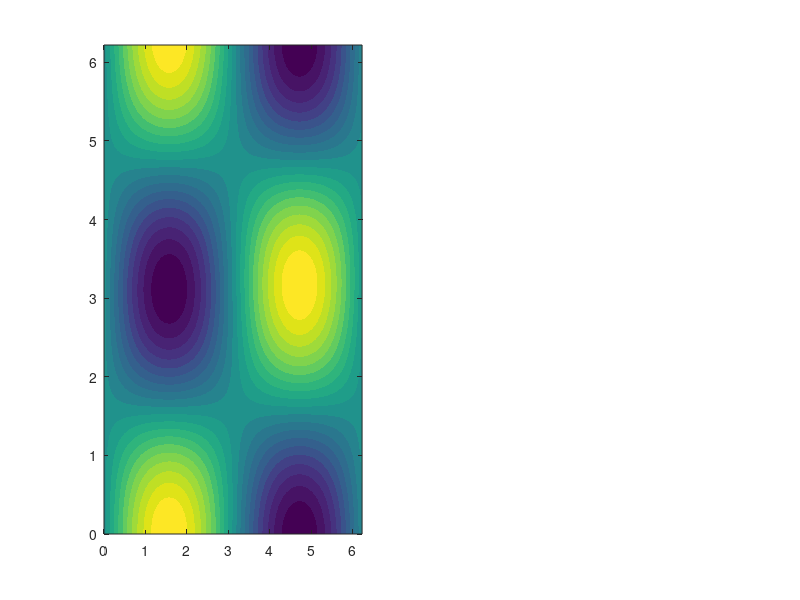

The MATLAB script that drew this image: (Note: this script raises an error after producing the figure.)
clear all
clc

% ==================================================================
%               Vortice de Taylor–Green bidimensional               
% ==================================================================

tic

%% Parametros fisicos y numericos
Lx = 2*pi;   Ly = 2*pi;       % Dominio [0,2pi)×[0,2pi)
Nx = 100;    Ny = 100;        % Numero de puntos en cada direccion
dx = Lx/Nx; dy = Ly/Ny;
nu = 1e-2;                    % Viscosidad
beta = 1e5;                   % Compresibilidad artificial
CFL_max = 0.5;                % CFL maximo
T_final = 1.0;                % Tiempo final de simulación

% Coordenadas
x = (0:Nx-1)' * dx;
y = (0:Ny-1)' * dy;
[X,Y] = meshgrid(x,y);

%% Condiciones iniciales
u_mat =  sin(X).*cos(Y);
v_mat = -cos(X).*sin(Y);
p_an_spatial = (cos(2*X)+cos(2*Y))/4;

u_vec = u_mat(:);
v_vec = v_mat(:);
p_vec = p_an_spatial(:);

%% Operadores periodicos dispersos
eNx = ones(Nx,1); eNy = ones(Ny,1);
% Laplaciano 1D con wrap-around
L1D_x = spdiags([eNx -2*eNx eNx], -1:1, Nx, Nx);
L1D_x(1,Nx) = 1;   L1D_x(Nx,1) = 1;
L1D_x = L1D_x / dx^2;
L1D_y = spdiags([eNy -2*eNy eNy], -1:1, Ny, Ny);
L1D_y(1,Ny) = 1;   L1D_y(Ny,1) = 1;
L1D_y = L1D_y / dy^2;

% Derivadas primeras 1D
D1_x = spdiags([-eNx zeros(Nx,1) eNx], -1:1, Nx, Nx);
D1_x(1,Nx) = -1;   D1_x(Nx,1) = 1;
D1_x = D1_x / (2*dx);
D1_y = spdiags([-eNy zeros(Ny,1) eNy], -1:1, Ny, Ny);
D1_y(1,Ny) = -1;   D1_y(Ny,1) = 1;
D1_y = D1_y / (2*dy);

Ix = speye(Nx); Iy = speye(Ny);
L2D = kron(Iy,L1D_x) + kron(L1D_y,Ix);
Dx  = kron(Iy,D1_x);
Dy  = kron(D1_y,Ix);

%% Matrices para difusivo y Poisson
A = speye(Nx*Ny) - nu * dx^2 * L2D * (1/dx^2);  % implicito viscosa
[Lfac_A,Ufac_A,PF_A] = lu(A);

P_mat = L2D;  % para Delta(p) periodico
[Lfac_P,Ufac_P,PF_P] = lu(P_mat);

%% Preparar almacenamiento de datos de evolucion
t = 0; it = 0;

%% Bucle de tiempo
while t < T_final
  it = it + 1;

  % Calculo de dt segun CFL y difusion
  magU = sqrt(u_vec.^2 + v_vec.^2);
  Umax = max(magU);
  dt_conv = CFL_max * min(dx,dy) / (Umax + eps);
  dt_diff = 0.5 * min(dx,dy)^2 / nu;
  dt = min(dt_conv, dt_diff);
  if t + dt > T_final
    dt = T_final - t;
  end

  % Guardar tiempo actual + dt
  t = t + dt;

  % Adveccion explicita
  adv_u = u_vec .* (Dx*u_vec) + v_vec .* (Dy*u_vec);
  adv_v = u_vec .* (Dx*v_vec) + v_vec .* (Dy*v_vec);

  % Prediccion de momento
  RHSu = u_vec - dt*(adv_u);
  RHSv = v_vec - dt*(adv_v);

  % Fase difusiva implicita
  u_star = Ufac_A \ (Lfac_A \ (PF_A*RHSu));
  v_star = Ufac_A \ (Lfac_A \ (PF_A*RHSv));

  % Poisson de presion
  div_star = Dx*u_star + Dy*v_star;
  bP = (beta/dt) * div_star;
  p_corr = Ufac_P \ (Lfac_P \ (PF_P*bP));

  % Hibridacion con solucion analitica atenuada
  F2 = exp(-4 * nu * t);
  p_an = p_an_spatial(:) * F2;
  p_vec = 0.5*p_corr + 0.5*p_an;

  % Correccion de velocidades
  gradp_x = Dx * p_vec;
  gradp_y = Dy * p_vec;
  u_vec = u_star - (dt/beta)*gradp_x;
  v_vec = v_star - (dt/beta)*gradp_y;
end

toc

% ====================================
% Graficar campo final en t = T_final
% ====================================
% Reconstruir matrices en 2D
U = reshape(u_vec, Ny, Nx);
V = reshape(v_vec, Ny, Nx);

figure;
campos = {U, V};
nombres = {'u', 'v'};
for k = 1:2
  subplot(1,2,k);
  contourf(X, Y, campos{k}, 20, 'LineColor', 'none');  % relleno limpio
  colormap(parula);                                    % colormap intuitivo
  cb = colorbar;                                       % añadir leyenda
  cb.Label.String = sprintf('%s (t=%.2f)', nombres{k}, 0);
  title(sprintf('%s en t=T_{final}', nombres{k}));
  axis equal tight; xlabel('x'); ylabel('y');
end

% ==========================================
% Graficar vorticidad aproximada en T_final
% ==========================================
% Reconstruir campos en 2D
U = reshape(u_vec, Ny, Nx);
V = reshape(v_vec, Ny, Nx);

% Calcular vorticidad
omega_vec = Dx * v_vec - Dy * u_vec;
OMEGA = reshape(omega_vec, Ny, Nx);

% Graficar vorticidad
figure;
contourf(X, Y, OMEGA, 20, 'LineColor', 'none');
colormap(parula);
cb = colorbar;
cb.Label.String = sprintf('\\omega (t=%.2f)', T_final);
title('Vorticidad mediante MDF en t = T_{final}');
axis equal tight;
xlabel('x'); ylabel('y');

% ======================================
% Graficar vorticidad exacta en T_final
% ======================================
t_ex = T_final;
omega_exact = -2 * cos(X) .* cos(Y) * exp(-2*nu*t_ex);

figure;
contourf(X, Y, omega_exact, 20, 'LineColor', 'none');
colormap(parula);
cb = colorbar;
cb.Label.String = sprintf('u_{exacta} (t=%.2f)', t_ex);
title(sprintf('Vorticidad exacta en t = %.2f', t_ex));
axis equal tight; xlabel('x'); ylabel('y');
